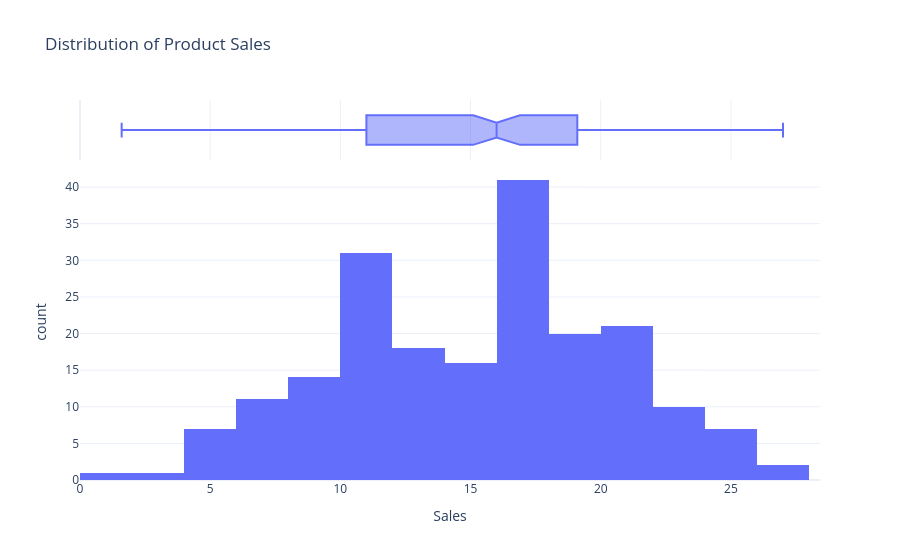

Source (notebook cell):
### Code cell
fig = px.histogram(
    df,
    x="Sales",
    nbins=20,
    title="Distribution of Product Sales",
    marginal="box",
    template="plotly_white"
)

fig.show()

### Figure 1 — Plotly figure (JSON) as saved in the notebook; plotly's stock layout.template omitted (floating-point values rounded to 4 significant figures; data arrays with more than 128 entries replaced by an {"elided": "..."} marker saying what was removed)
{"data": [{"bingroup": "x", "hovertemplate": "Sales=%{x}<br>count=%{y}<extra></extra>", "legendgroup": "", "marker": {"color": "#636efa", "pattern": {"shape": ""}}, "name": "", "nbinsx": 20, "orientation": "v", "showlegend": false, "type": "histogram", "x": {"elided": "200 float values"}, "xaxis": "x", "yaxis": "y"}, {"hovertemplate": "Sales=%{x}<extra></extra>", "legendgroup": "", "marker": {"color": "#636efa"}, "name": "", "notched": true, "showlegend": false, "type": "box", "x": {"elided": "200 float values"}, "xaxis": "x2", "yaxis": "y2"}], "layout": {"barmode": "relative", "legend": {"tracegroupgap": 0}, "title": {"text": "Distribution of Product Sales"}, "xaxis": {"anchor": "y", "domain": [0, 1], "title": {"text": "Sales"}}, "xaxis2": {"anchor": "y2", "domain": [0, 1], "matches": "x", "showgrid": true, "showticklabels": false}, "yaxis": {"anchor": "x", "domain": [0, 0.8316], "title": {"text": "count"}}, "yaxis2": {"anchor": "x2", "domain": [0.8416, 1], "matches": "y2", "showgrid": false, "showline": false, "showticklabels": false, "ticks": ""}}}
